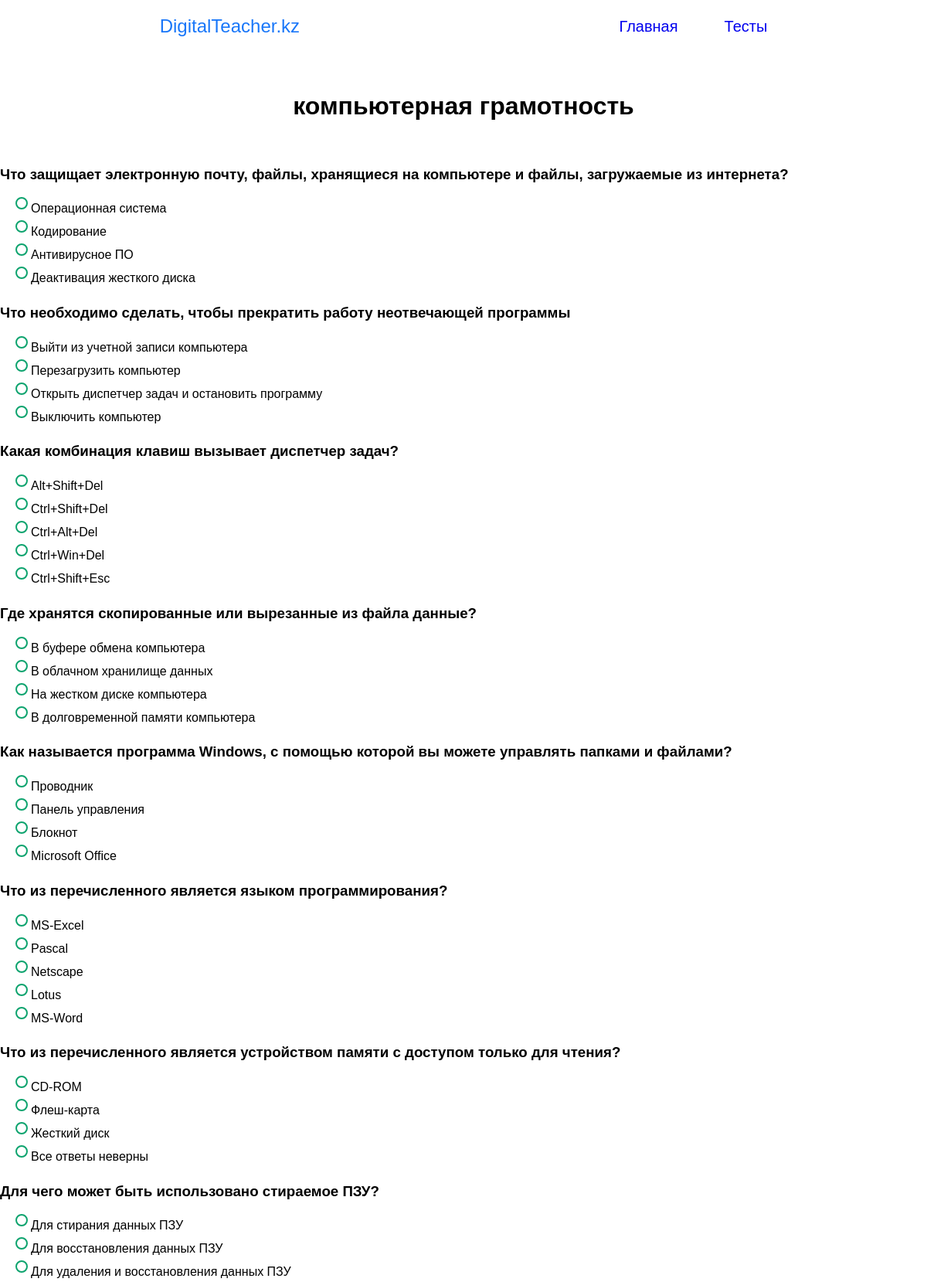
Page /catalog/quiz/kompyuternaya-gramotnost/ (upper part) on the committed database.
### quizes/models.py (models this page shows, shortened)
class Quiz(models.Model):
    title = models.CharField(max_length=255)
    slug = models.SlugField(max_length=200, unique=True, blank=True, null=True, verbose_name='URL')
    description = models.CharField(blank=True, null=True, max_length=255)
    categories = models.ManyToManyField(Category, related_name='tests')
    createdAt = models.DateTimeField(auto_now_add=True)

class Question(models.Model):
    quiz = models.ForeignKey(Quiz, related_name=("questions"), on_delete=models.CASCADE)
    slug = models.SlugField(max_length=200, unique=True, blank=True, null=True, verbose_name='URL')
    questionText = models.TextField()
    createdAt = models.DateTimeField(auto_now_add=True)

class Answer(models.Model):
    question = models.ForeignKey(Question, related_name='answers', on_delete=models.CASCADE)
    slug = models.SlugField(max_length=200, unique=True, blank=True, null=True, verbose_name='URL')
    answerText = models.CharField(max_length=255)
    is_correct = models.BooleanField(default=False)

### quizes/views.py (the view)
# urls.py: path('quiz/<slug:quiz_slug>/', views.quiz, name='quiz')
def quiz(request, quiz_slug):
    quiz = Quiz.objects.get(slug=quiz_slug)
    questions = quiz.questions.prefetch_related('answers')
    if request.method == 'POST':
        if not request.session.session_key:
            request.session.create()
        session_key = request.session.session_key
        correct_answers = 0
        for question in questions:
            selected_answer_id = request.POST.get(f'question_{question.id}')
            if selected_answer_id:
                selected_answer = get_object_or_404(Answer, id=selected_answer_id)
                user_answer = UserAnswer(
                    quiz=quiz,  # Указываем quiz
                    question=question,  # Указываем вопрос
                    selected_answer=selected_answer  # Указываем ответ
                )
                user_answer.save()  # Сохраняем объект UserAnswer в базе
                if selected_answer.is_correct:
                    correct_answers += 1
        total_questions = questions.count()
        percentage = (correct_answers / total_questions) * 100
        result = {
            'correct': correct_answers,
            'total': total_questions,
            'percentage': percentage,
        }
        return render(request, 'quizes/quiz.html', {
            'quiz': quiz,
            'questions': questions,
            'result': result,  # передаем результаты теста
        })
    else:
        return render(request, 'quizes/quiz.html', {
            'quiz': quiz,
            'questions': questions,
            'result': None  # пока нет результата
        })

### quizes/templates/quizes/quiz.html (shortened to what this page needs)
{% extends "main/base.html" %}
{% load static %}
{% block css %}
    <link rel="stylesheet" href="{% static 'deps/styles/quizes/quiz.css' %}">
{% endblock %}
{% block content %}
    {% if not result %}
        <div class="container quiz__section">
            <h1 class="quiz__title">{{ quiz.title }}</h1> <br>
            <form action="{% url 'quizes:quiz' quiz.slug %}" method="post">
            {% for question in questions %}
                <h3>{{ question.questionText }}</h3>
                <ul>
                    {% for answer in question.answers.all %}
                        <li class="quiz__answers">
                            <label>
                                <span class="radio-style"></span>
                                {{ answer.answerText }}
                            </label>
                        </li>
                    {% endfor %}
                </ul>
            {% endfor %}
            </form>
        </div>
    {% endif %}
{% endblock %}

### main/templates/main/base.html (shortened to what this page needs)
{% load static %}
<!DOCTYPE html>
<html lang="en">
<head>
    <link rel="stylesheet" href="{% static 'deps/styles/header.css' %}">
    {% block css%} {% endblock %}
    <link rel="stylesheet" href="{% static 'deps/styles/default.css' %}">
</head>
<body>
    <div class="body-wraper">
        <header class="header">
            <div class="container header__container">
                <div class="header__nav">
                    <a href="{% url 'main:index' %}" class="logo">
                        <span>DigitalTeacher.kz</span>
                    </a>
                    <nav class="menu" id="menu">
                        <ul class="menu__list">
                            <li class="menu__item">
                                <a href="{% url 'main:index' %}" class="menu__link">Главная</a>
                            </li>
                            <li class="menu__item">
                                <a href="{% url 'quizes:index' %}" class="menu__link">Тесты</a>
                            </li>
                        </ul>
                    </nav>
                </div>
            </div>
        </header>
        <main>
            {% block content %}
            {% endblock %}
        </main>
    </div>
</body>
</html>

### static/deps/styles/header.css (style rules this page uses)
.header__nav { display: flex; justify-content: space-around; align-items: center; padding-top: 20px; padding-bottom: 20px; }
.logo { display: block; font-size: 1.5em; color: rgb(25, 119, 249); }
.menu__list { display: flex; align-items: center; padding: 0; margin: 0; }
.menu__item:not(:last-child) { margin-right: 60px; }
.menu__link { font-size: 20px; }

### static/deps/styles/quizes/quiz.css (style rules this page uses)
.quiz__section { padding: 30px 0; max-width: 1500px; margin: 0 auto; }
.quiz__title { font-size: em; text-align: center; }
.radio-style { position: absolute; width: 16px; height: 16px; border: 2px solid #0EA36E; margin-left: -20px; border-radius: 50%; }
.quiz__answers { display: flex; align-items: center; line-height: 1.875em; }

### static/deps/styles/default.css (style rules this page uses)
html { box-sizing: border-box; }
body { font-size: 16px; font-family: Arial, Helvetica, sans-serif; margin: 0; background-color: #fff; }
a { text-decoration: none; }
ul { list-style-type: none; }

### rows in the picture
Quiz: title "компьютерная грамотность"
Question: questionText "Что защищает электронную почту, файлы, хранящиеся на компьютере и файлы, загружаемые из интернета?"
Answer: answerText "Операционная система"
Answer: answerText "Кодирование"
Answer: answerText "Антивирусное ПО"
Answer: answerText "Деактивация жесткого диска"
Question: questionText "Что необходимо сделать, чтобы прекратить работу неотвечающей программы"
Answer: answerText "Выйти из учетной записи компьютера"
Answer: answerText "Перезагрузить компьютер"
Answer: answerText "Открыть диспетчер задач и остановить программу"
Answer: answerText "Выключить компьютер"
Question: questionText "Какая комбинация клавиш вызывает диспетчер задач?"
Answer: answerText "Alt+Shift+Del"
Answer: answerText "Ctrl+Shift+Del"
Answer: answerText "Ctrl+Alt+Del"
Answer: answerText "Ctrl+Win+Del"
Answer: answerText "Ctrl+Shift+Esc"
Question: questionText "Где хранятся скопированные или вырезанные из файла данные?"
Answer: answerText "В буфере обмена компьютера"
Answer: answerText "В облачном хранилище данных"
Answer: answerText "На жестком диске компьютера"
Answer: answerText "В долговременной памяти компьютера"
Question: questionText "Как называется программа Windows, с помощью которой вы можете управлять папками и файлами?"
Answer: answerText "Проводник"
Answer: answerText "Панель управления"
Answer: answerText "Блокнот"
Answer: answerText "Microsoft Office"
Question: questionText "Что из перечисленного является языком программирования?"
Answer: answerText "MS-Excel"
Answer: answerText "Pascal"
Answer: answerText "Netscape"
Answer: answerText "Lotus"
Answer: answerText "MS-Word"
Question: questionText "Что из перечисленного является устройством памяти с доступом только для чтения?"
Answer: answerText "CD-ROM"
Answer: answerText "Флеш-карта"
Answer: answerText "Жесткий диск"
Answer: answerText "Все ответы неверны"
Question: questionText "Для чего может быть использовано стираемое ПЗУ?"
Answer: answerText "Для стирания данных ПЗУ"
Answer: answerText "Для восстановления данных ПЗУ"
Answer: answerText "Для удаления и восстановления данных ПЗУ"
